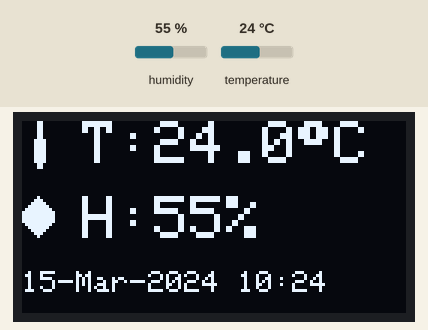
Recording of a sketch running on a simulated ESP8266 (NodeMCU). Shown: 128×64 one-colour display. The test bench sets the inputs (shaded band); at power-on: humidity 55 %, temperature 24 °C. WiFi joins after 1.5 s; servers stay silent unless stated; network time is answered at once with the bench clock; the local clock reads 2024-03-15 10:24:30 at power-on unless the sketch sets it; web services answer with replies made up by the test bench; what the sketch prints to the serial monitor is not drawn.

Above: at 2.7 s.
2.8 s: humidity set to 22 %
At 7.7 s:
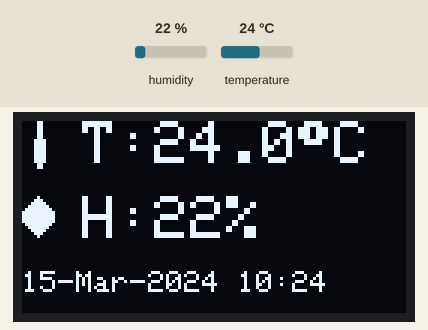
8.0 s: temperature set to 12 °C
At 8.5 s:
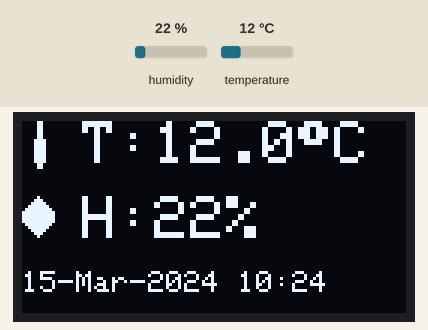
12.2 s: humidity set to 40 %
At 13.7 s:
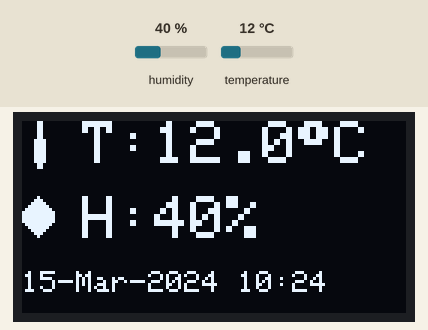
18.4 s: temperature set to 19 °C
At 20.6 s:
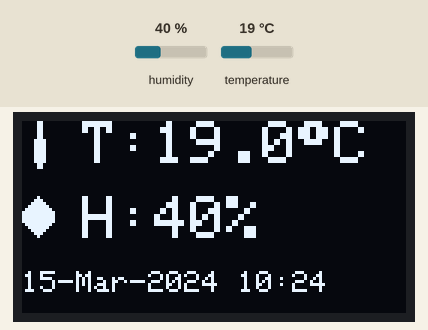
Timing chart, 0 to 22.1 s (numbered marks = the images above; inputs shaded):
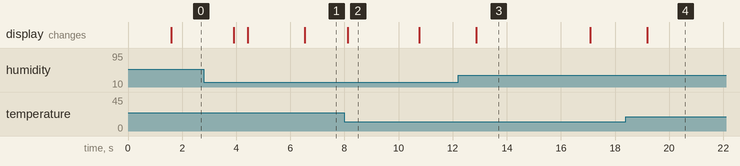

The sketch:

NodeMCU_Telegram_OLED_Display.ino
```cpp
// For Oled Display with refined alert msg

#include <ESP8266WiFi.h>
#include <WiFiClientSecure.h>
#include <ESP8266HTTPClient.h>
#include <DHT.h>
#include <Wire.h>
#include <Adafruit_GFX.h>
#include <Adafruit_SH110X.h>
#include <WiFiUdp.h>
#include <NTPClient.h>
#include <ESP8266WebServer.h>


// const char* ssid = "ANS-2";  //Mogbazar
// const char* ssid = "TP-ANS-2.4";  //Ramna
// const char* ssid = "ANS CTG 2.4G";  //CTG
const char* ssid = "ANS KHL 2.4G"; //khulna
const char* password = "Password_01";

const char* botToken = "8029735356:AAFkjWeoNbfEsAS5dc8Xz-fdVcIOnsGLDDw";
const char* chatId = "-1002757593763";

// const char* siteName = "Moghbazar ANS-1";
// const char* siteName = "Moghbazar ANS-2";
const char* siteName = "KHL-Khalishpur";
// const char* siteName = "KHL-Metro";
// const char* siteName = "CTG-Nandankanon";
// const char* siteName = "DHK-Ramna";


/*
| Component      | NodeMCU Pin | GPIO Number | Notes         |
| -------------- | ----------- | ----------- | ------------- |
| **DHT22 Data** | **D4**      | **GPIO2**   | safer than D3 |
| **OLED SDA**   | **D2**      | **GPIO4**   | I²C data      |
| **OLED SCL**   | **D1**      | **GPIO5**   | I²C clock     |
Site name
wifi name
wifi password
*/

#define DHTPIN 2         // D4 = GPIO2
// #define DHTPIN 15         // D8 = GPIO15
#define DHTTYPE DHT22
DHT dht(DHTPIN, DHTTYPE);

// OLED
#define SCREEN_WIDTH 128
#define SCREEN_HEIGHT 64
#define OLED_RESET -1
Adafruit_SH1106G display(SCREEN_WIDTH, SCREEN_HEIGHT, &Wire, OLED_RESET);

// 16x16 thermometer icon
const unsigned char PROGMEM iconTemp[] = {
  0b00000110, 0b00000000,
  0b00000110, 0b00000000,
  0b00000110, 0b00000000,
  0b00000110, 0b00000000,
  0b00000110, 0b00000000,
  0b00000110, 0b00000000,
  0b00001111, 0b00000000,
  0b00001111, 0b00000000,
  0b00001111, 0b00000000,
  0b00001111, 0b00000000,
  0b00001111, 0b00000000,
  0b00001111, 0b00000000,
  0b00001111, 0b00000000,
  0b00001111, 0b00000000,
  0b00000110, 0b00000000,
  0b00000110, 0b00000000
};

// 16x16 humidity droplet
const unsigned char PROGMEM iconHum[] = {
  0b00000100, 0b00000000,
  0b00001110, 0b00000000,
  0b00011111, 0b00000000,
  0b00111111, 0b10000000,
  0b01111111, 0b11000000,
  0b11111111, 0b11100000,
  0b11111111, 0b11100000,
  0b11111111, 0b11100000,
  0b11111111, 0b11100000,
  0b01111111, 0b11000000,
  0b00111111, 0b10000000,
  0b00011111, 0b00000000,
  0b00001110, 0b00000000,
  0b00000100, 0b00000000,
  0b00000000, 0b00000000,
  0b00000000, 0b00000000
};

// 16x16 WiFi icon
const unsigned char PROGMEM iconWiFi[] = {
  0b00000000, 0b00000000,
  0b00011111, 0b11100000,
  0b00111111, 0b11110000,
  0b01111000, 0b01111000,
  0b11100000, 0b00011100,
  0b11000011, 0b10001100,
  0b00000111, 0b11000000,
  0b00001100, 0b01100000,
  0b00011000, 0b00110000,
  0b00010000, 0b00010000,
  0b00000000, 0b00000000,
  0b00000000, 0b00000000,
  0b00000000, 0b00000000,
  0b00000000, 0b00000000,
  0b00000000, 0b00000000,
  0b00000000, 0b00000000
};


WiFiUDP ntpUDP;
NTPClient timeClient(ntpUDP, "pool.ntp.org", 6 * 3600, 60000);

ESP8266WebServer server(80);

unsigned long lastMessageTime = 0;
const unsigned long normalInterval = 3600000;  // 1 hour
const unsigned long alertInterval = 120000;    // 2 minutes
bool inAlertMode = false;
bool paused = false;


// for display page switching
unsigned long lastPageSwitch = 0;
bool showPage1 = true;

void setup() {
  Serial.begin(115200);
  dht.begin();

  // OLED init
  if (!display.begin(0x3C, true)) {  // 0x3C is default I2C address
    Serial.println(F("SSD1306 allocation failed"));
    for (;;)
      ;
  }
  display.clearDisplay();
  display.setTextColor(SH110X_WHITE);

  WiFi.begin(ssid, password);
  while (WiFi.status() != WL_CONNECTED) {
    delay(500);
    Serial.print(".");
  }
  Serial.println("WiFi Connected!");

  timeClient.begin();

  // Webserver endpoints
  server.on("/wake", HTTP_GET, []() {
    paused = false;
    server.send(200, "text/plain", "Resumed sending.");
  });

  server.on("/status", HTTP_GET, []() {
    float temp = dht.readTemperature();
    float hum = dht.readHumidity();
    String dateStr = getDateString();
    String timeStr = timeClient.getFormattedTime();
    String msg = "🌡 Temp: " + String(temp, 1) + "°C\n💧 Hum: " + String(hum, 1) + "%\n📅 " + dateStr + " 🕒 " + timeStr + "\n📍 Site: " + String(siteName);
    server.send(200, "text/plain", msg);
  });

  server.begin();
}


void loop() {
  server.handleClient();
  if (paused) return;

  float temp = dht.readTemperature();
  float hum = dht.readHumidity();
  if (isnan(temp) || isnan(hum)) {
    Serial.println("DHT22 read failed");
    return;
  }

  timeClient.update();
  String timeStr = timeClient.getFormattedTime();
  String dateStr = getDateString();

  // ==== PAGE SWITCHING ====
  if (millis() - lastPageSwitch > (showPage1 ? 4000 : 2000)) {
    showPage1 = !showPage1;
    lastPageSwitch = millis();
  }


  display.clearDisplay();
  if (showPage1) {
    // === Page 1: Temp & Hum with icons ===
    display.drawBitmap(0, 0, iconTemp, 16, 16, SH110X_WHITE);
    display.setTextSize(2);
    display.setCursor(20, 0);
    display.print("T:");
    display.print(temp, 1);
    display.print((char)247);  // degree symbol
    display.print("C");

    display.drawBitmap(0, 25, iconHum, 16, 16, SH110X_WHITE);
    display.setTextSize(2);
    display.setCursor(20, 25);
    display.print("H:");
    display.print(hum, 0);
    display.print("%");

    display.setTextSize(1);
    display.setCursor(0, 50);
    display.print(dateStr);
    display.print(" ");
    display.print(timeStr.substring(0, 5));

  } else {
    // === Page 2: WiFi + Site with icons ===
    display.drawBitmap(0, 0, iconWiFi, 16, 16, SH110X_WHITE);
    display.setTextSize(1);
    display.setCursor(20, 0);
    display.print("WiFi: ");
    display.print(WiFi.SSID());

    display.setCursor(20, 15);
    display.print("IP: ");
    display.print(WiFi.localIP());

    display.setCursor(20, 30);
    display.print("RSSI: ");
    display.print(WiFi.RSSI());
    display.println("dBm");

    display.setCursor(0, 50);
    display.print("Site: ");
    display.print(siteName);
  }
  display.display();


 // === ALERT LOGIC ===

bool tempHigh = temp > 29;
bool tempLow  = temp < 17;

bool humHigh  = hum > 85;
bool humLow   = hum < 39;

bool tempAlert = tempHigh || tempLow;
bool humAlert  = humHigh || humLow;

inAlertMode = tempAlert || humAlert;

// Build reason string
String reason = "";

if (tempHigh) {
  if (reason != "") reason += " and ";
  reason += "Temperature exceeds upper limit";
}

if (tempLow) {
  if (reason != "") reason += " and ";
  reason += "Temperature below lower limit";
}

if (humHigh) {
  if (reason != "") reason += " and ";
  reason += "Humidity exceeds upper limit";
}

if (humLow) {
  if (reason != "") reason += " and ";
  reason += "Humidity below lower limit";
}

unsigned long now = millis();
unsigned long interval = inAlertMode ? alertInterval : normalInterval;

if (now - lastMessageTime >= interval || lastMessageTime == 0) {

  String msg = "🌡 Temp: " + String(temp, 1) + "°C\n";
  msg += "💧 Hum: " + String(hum, 1) + "%\n";
  msg += "📅 " + dateStr + " 🕒 " + timeStr + "\n";
  msg += "📍 Site: " + String(siteName);

  if (inAlertMode) {
    msg = "🚨 ALERT!\nCause: " + reason + "\n\n" + msg;
  }

  sendTelegramMessage(msg);
  lastMessageTime = now;
}

  delay(500);
}


void sendTelegramMessage(String message) {
  if (WiFi.status() == WL_CONNECTED) {
    WiFiClientSecure client;
    client.setInsecure();
    HTTPClient http;
    String url = "https://api.telegram.org/bot" + String(botToken) + "/sendMessage?chat_id=" + String(chatId) + "&text=" + urlencode(message);
    if (http.begin(client, url)) {
      int httpCode = http.GET();
      Serial.print("Telegram status: ");
      Serial.println(httpCode);
      http.end();
    }
  }
}

String getDateString() {
  time_t raw = timeClient.getEpochTime();
  struct tm* ti = localtime(&raw);
  char buf[20];
  strftime(buf, sizeof(buf), "%d-%b-%Y", ti);
  return String(buf);
}

String urlencode(String str) {
  String encoded = "";
  char c;
  char code0, code1;
  for (int i = 0; i < str.length(); i++) {
    c = str.charAt(i);
    if (isalnum(c)) {
      encoded += c;
    } else {
      code0 = (c >> 4) & 0xF;
      code1 = c & 0xF;
      encoded += '%';
      encoded += char(code0 < 10 ? code0 + '0' : code0 - 10 + 'A');
      encoded += char(code1 < 10 ? code1 + '0' : code1 - 10 + 'A');
    }
  }
  return encoded;
}
```

Measured:
- after the input at 2.8 s, the display: changes after 1.1 s (image 1)
- after the input at 8.0 s, the display: changes after 0.12 s (image 2)
- after the input at 12.2 s, the display: changes after 0.66 s (image 3)
- after the input at 18.4 s, the display: changes after 0.79 s (image 4)
- what the display in image 2 shows lasts 2.7 s, from 8.1 s to 10.8 s
- what the display in image 3 shows lasts 4.2 s, from 12.9 s to 17.1 s
